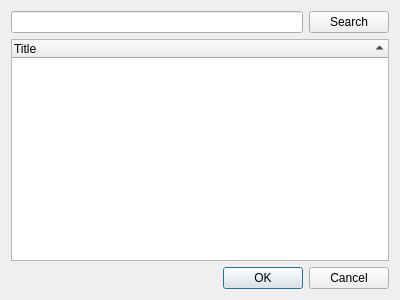
<?xml version="1.0" encoding="UTF-8"?>
<ui version="4.0">
 <class>Dialog</class>
 <widget class="QDialog" name="Dialog">
  <property name="geometry">
   <rect>
    <x>0</x>
    <y>0</y>
    <width>400</width>
    <height>300</height>
   </rect>
  </property>
  <property name="windowTitle">
   <string>Add a film</string>
  </property>
  <layout class="QVBoxLayout" name="verticalLayout">
   <item>
    <layout class="QHBoxLayout" name="horizontalLayout">
     <item>
      <widget class="QLineEdit" name="_name"/>
     </item>
     <item>
      <widget class="QPushButton" name="butFind">
       <property name="text">
        <string>Search</string>
       </property>
      </widget>
     </item>
    </layout>
   </item>
   <item>
    <widget class="QTreeWidget" name="_treeResult">
     <property name="sortingEnabled">
      <bool>true</bool>
     </property>
     <column>
      <property name="text">
       <string>Title</string>
      </property>
     </column>
    </widget>
   </item>
   <item>
    <widget class="QDialogButtonBox" name="buttonBox">
     <property name="orientation">
      <enum>Qt::Horizontal</enum>
     </property>
     <property name="standardButtons">
      <set>QDialogButtonBox::Cancel|QDialogButtonBox::Ok</set>
     </property>
    </widget>
   </item>
  </layout>
 </widget>
 <resources/>
 <connections>
  <connection>
   <sender>buttonBox</sender>
   <signal>accepted()</signal>
   <receiver>Dialog</receiver>
   <slot>accept()</slot>
   <hints>
    <hint type="sourcelabel">
     <x>248</x>
     <y>254</y>
    </hint>
    <hint type="destinationlabel">
     <x>157</x>
     <y>274</y>
    </hint>
   </hints>
  </connection>
  <connection>
   <sender>buttonBox</sender>
   <signal>rejected()</signal>
   <receiver>Dialog</receiver>
   <slot>reject()</slot>
   <hints>
    <hint type="sourcelabel">
     <x>316</x>
     <y>260</y>
    </hint>
    <hint type="destinationlabel">
     <x>286</x>
     <y>274</y>
    </hint>
   </hints>
  </connection>
 </connections>
</ui>
